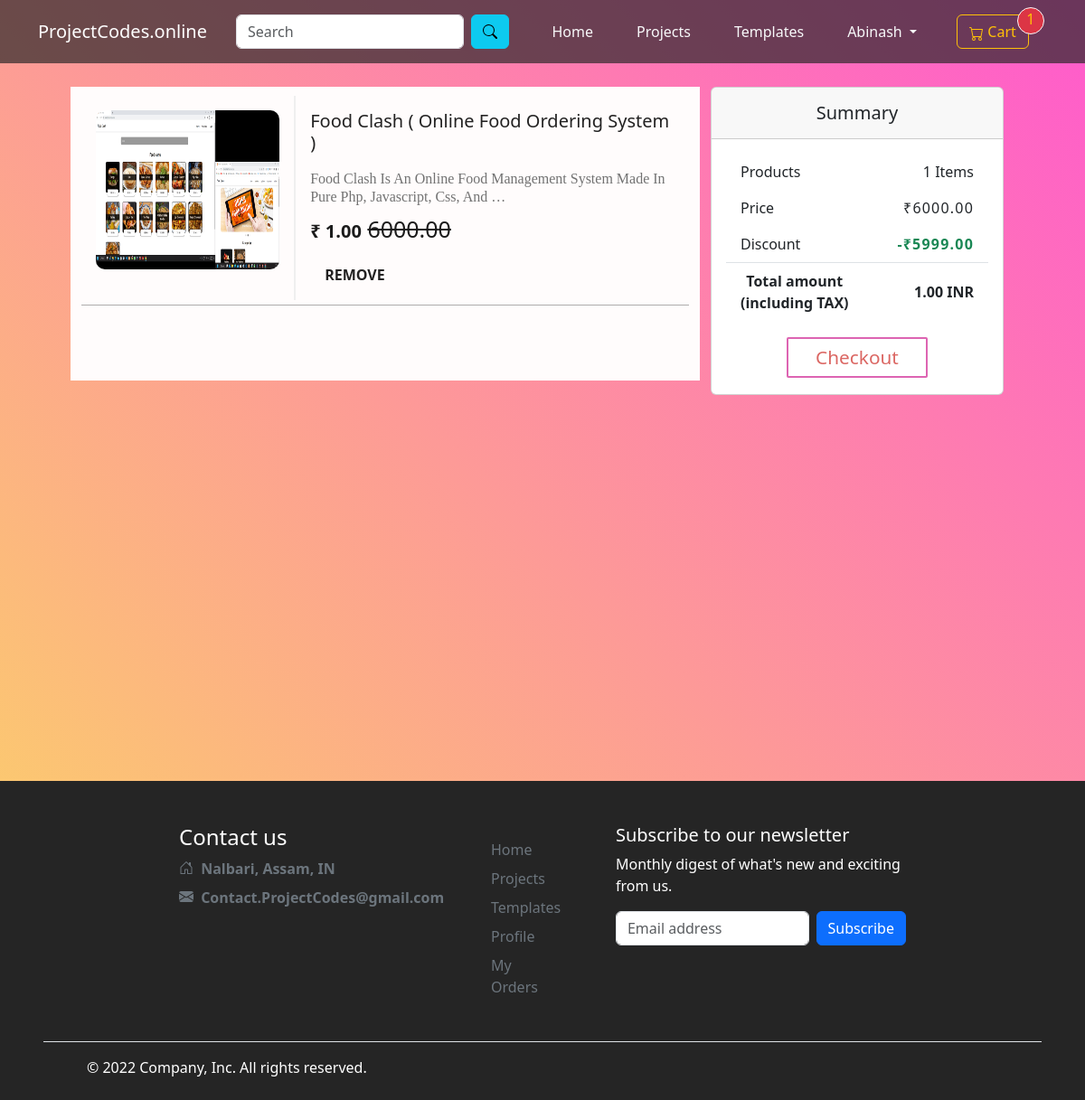
/cart/ (signed in), run on the app's committed database.
### user/models.py (models this page shows, shortened)
class Cart(models.Model):
    cart_id= models.BigAutoField(primary_key=True)
    project= models.ForeignKey(Project, on_delete=models.CASCADE)
    user_id= models.IntegerField()

class Project(models.Model):
    CATEGORY=(
        ('Project', 'Project'),
        ('Template', 'Template'),
    )
    SUB_CATEGORY=(
        ('Web Development', (
                ('Front-end Development', 'Front-end Development'),
                ('Backend', 'Backend'),
                ('Full-Stack', 'Full-Stack'),
            )
        ),
        ('Android Development', (
                ('Java', 'Java'),
                ('kotlin', 'Kotlin'),
            )
        ),
        ('Cyber Security', 'Cyber Security'),
        ('Others', (
                ('C','C'),
                ('C++','C++'),
                ('Python','Python')
            )
        ),
    )
    proj_id = models.BigAutoField(primary_key=True)
    title = models.CharField(max_length=100)
    short_Desc = models.CharField(max_length=500, blank=True)
    project_file=  models.FileField(null=True,blank=True, upload_to="projectFile/")
    full_Desc= models.TextField(blank=True)
    category = models.CharField(max_length=100, choices=CATEGORY)
    sub_category = models.CharField(max_length=100, choices=SUB_CATEGORY)
    used_language= models.CharField(max_length=500, null=True, blank=True)
    created_by= models.CharField(max_length=100, null=True, blank=True, default="Team Members")
    price= models.FloatField( blank=True, null=True)
    discounted_price = models.FloatField( blank=True , null=True)
    free = models.BooleanField(default=False)
    publish_date = models.DateTimeField(auto_now_add=True)
    last_modified_date = models.DateTimeField(auto_now=True)
    default_image= models.ImageField(null=True,blank=True, upload_to="Project_Image/")
    sourcecode_link= models.CharField(max_length=500,null=True, blank=True)

### user/views.py (the view)
# urls.py: path('cart/', views.cart, name="cart"),
def cart(request):
    if request.user.is_authenticated:
        user_id = request.user.id
        cart = Cart.objects.filter(user_id=user_id).order_by('-cart_id')
        total_original_price = 0
        total_descounted_price = 0
        for i in cart:
            total_original_price += i.project.price
            if i.project.free:
                price = 0
            elif i.project.discounted_price:
                price = i.project.discounted_price
            else:
                price = i.project.price
            total_descounted_price += price
        discount = total_original_price-total_descounted_price
        params = {"cart": cart, "cartCount": cartCount(
            user_id), "total_original_price": total_original_price, "total_descounted_price": total_descounted_price, "discount": discount}
        return render(request, "user/cart.html", params)
    else:
        return redirect('/')

### user/views.py (called while the page is built)
def cartCount(user_id):
    cart = Cart.objects.filter(user_id=user_id)
    cart = cart.count()
    return cart

### templates/user/cart.html (shortened to what this page needs)
{% extends 'user/basic.html' %}
{%load static %}
{%block csslink%}
<link rel="stylesheet" type="text/css" href="{% static 'user/css/project-cards-cart.css'%}" />
<link rel="stylesheet" type="text/css" href="{% static 'user/css/cart.css'%}" />
{%endblock%}
{%block body%}
<div class="cartContainer">
  <div class="row ">
    <div class="col-8 cartItems ">
      {% if cart %}
        {% for i in cart %}
        <div class="card-pro">
          <div class="photo">
            <a href="/projects/{{i.project.proj_id}}"><img src="/media/{{i.project.default_image}}"
                style="width: 100%; height: 100%; border-radius: 10px; cursor:pointer;"></a>
          </div>
          <div class="description">
            <div>
              <div id="titleDiv">
                <h5><a href="/projects/{{i.project.proj_id}}">{{i.project.title}} {% if i.project.short_Desc %}<span> ( {{i.project.short_Desc}} )</span>{% endif %}</a></h5>
              </div>
              <p>{{i.project.full_Desc|title | truncatewords:15}}</p>
              <h1 class="mb-4 p-0">
                {% if i.project.free %}
                <span class="fw-semibold fs-5">Free</span>
                <span class="text-decoration-line-through"> {{i.project.price}}0</span>
                <input type="hidden" id="price" value="0" />
                {% elif i.project.discounted_price %}
                <span class="fw-semibold fs-5">₹ {{i.project.discounted_price}}0</span>
                <span class="text-decoration-line-through"> {{i.project.price}}0</span>
                {%else%}
                <span class="fw-semibold fs-5"> ₹ {{i.project.price}}0</span>
                <input type="hidden" id="price" value="{{i.price}}" />
                {%endif%}
              </h1>
            </div>
            <div class="card-footer mx-3">
              <a class="fw-semibold removeItemBtn" data-bs-toggle="modal" data-bs-target="#removeItemModal{{i.cart_id}}" id="removeItemBtn{{i.cart_id}}">REMOVE</a>
            </div>
          </div>
        </div>
        {% endfor %}
      {% else %}
        <div class="emptyCartDiv">
          <h5>Your cart is empty!☹</h5>
          <p>Explore our wide collection of projects and find something you need😀</p>
          <a href="/projects/" class="btn btn-outline-dark">Find projects</a>
        </div>
      {% endif %}
    </div>
    <div class="col-4 ordSummary" style="">
      <div class="card mb-2 text-center">
        <div class="card-header py-3">
          <h5 class="mb-0">Summary</h5>
        </div>
        <div class="card-body">
          <ul class="list-group list-group-flush">
            <li class="list-group-item d-flex justify-content-between align-items-center border-0 py-2">
              Products
              <span style="letter-spacing: ;">{{cartCount}} Items</span>
            </li>
            <li class="list-group-item d-flex justify-content-between align-items-center border-0 py-2">
              Price
              <span style="letter-spacing: 1.2px;">₹{{total_original_price}}0</span>
            </li>
            <li class="list-group-item d-flex justify-content-between align-items-center py-2">
              Discount
              <span class="text-success fw-semibold" style="letter-spacing: 1.2px;">-₹{{discount}}0</span>
            </li>
            <li class="list-group-item d-flex justify-content-between align-items-center border-0 py-2 mb-3 ">
              <div>
                <strong>Total amount</strong>
                <strong>
                  <p class="mb-0">(including TAX)</p>
                </strong>
              </div>
              <span  id="total_descounted_price"><strong>{{total_descounted_price}}0 INR</strong></span>
            </li>
          </ul>
          {% if not cartCount is 0 %}
            <button type="button" class="btnDesign2 btn-block checkout">
            Checkout
            </button>
          {% endif %}
        </div>
      </div>
    </div>
  </div>
</div>
{%endblock body%}

### templates/user/basic.html (shortened to what this page needs)
{%load static%}
<html lang="en">
<head>
  <link rel="stylesheet" href="https://cdn.jsdelivr.net/npm/bootstrap@5.3.0-alpha1/dist/css/bootstrap.min.css" />
  <link rel="stylesheet" href="https://cdnjs.cloudflare.com/ajax/libs/font-awesome/6.3.0/css/all.min.css" />
  <link rel="stylesheet" href="{% static 'user/css/commonStyle.css'%}" />
  {% block csslink %}
  {% endblock csslink %}
</head>
<body id="body">
  <nav class="navbar navbar-expand-lg navbar-dark fixed-top w-100" style="background-color: rgba(37, 37, 37, 0.678); margin-bottom: 5px">
    <div class="container d-flex">
      <a class="navbar-brand" href="/">ProjectCodes.online</a>
      <div class="offcanvas offcanvas-end text-bg-dark" tabindex="-1" id="offcanvasNavbar" aria-labelledby="offcanvasNavbarLabel" style="width: 70%">
        <div class="offcanvas-body justify-content-end">
          <form class="d-flex m-2" role="search" method="get" action="/search" id="srcForm">
            <input class="form-control mx-2" type="search" placeholder="Search" aria-label="Search" name="src_query"
              required />
            <button class="btn btn-info me-3" type="submit">
            </button>
          </form>
          <ul class="navbar-nav mb-lg-0">
            <li class="nav-item mx-3">
              <a class="nav-link text-light itemLink" aria-current="page" href="/">Home</a>
            </li>
            <li class="nav-item mx-3">
              <a class="nav-link text-light itemLink" href="/projects">Projects</a>
            </li>
            <li class="nav-item mx-3">
              <a class="nav-link text-light itemLink" href="/templates/">Templates</a>
            </li>
            {% if request.user.is_authenticated%}
            <li class="nav-item dropdown itemLink mx-3">
              <a class="nav-link text-light dropdown-toggle" href="#" role="button" data-bs-toggle="dropdown"
                aria-expanded="false">
                {{request.user.first_name}}
              </a>
            </li>
            {%endif%}
          </ul>
          <div class="btnDiv mx-3 my-auto">
            {% if request.user.is_authenticated%}
            <a href="/cart" class="btn btn-outline-warning m-1" style="width: 5rem;">
              Cart<span class="position-absolute translate-middle bg-danger border border-light rounded-circle ms-3"
                style="width: 30px; height: 30px; object-fit: fill">
                <span id="cartCount">{{cartCount}}</span>
              </span>
            </a>
            {%else%}
            <a href="/login" class="btn btn-outline-info ">Login</a>
            {%endif%}
          </div>
        </div>
      </div>
    </div>
  </nav>
  <section class="mar-top">
    {%block body%}
    {%endblock body%}
  </section>
  <div class=" text-white mt-5" style="background: #252525;">
    <footer class="" >
      <div class="row w-75 mx-auto">
        <div class="col-6 col-md-5 mb-3">
          <h4>Contact us</h4>
          <ul class="nav flex-column">
            <li class="nav-item mb-2 text-secondary fw-bold">
              Nalbari, Assam, IN</li>
              <li class="nav-item mb-2 text-secondary fw-bold text-break">
              <a href="https://mail.google.com/mail/u/0/?#inbox?compose=CllgCJlGVVzdmnxJngqsXSXdZgwDBjRlcQDfXxBnGGxgDWGGGNPKBjhjcvfLVvsPQBbxlgZrgbV" target="_blank" class="text-secondary ">Contact.ProjectCodes@gmail.com</a>
              </li>
          </ul>
        </div>
        <div class=" col-md-1 mb-3">
          <ul class="nav flex-column">
            <li class="nav-item my-2"><a href="/" class="nav-link p-0 text-secondary">Home</a></li>
            <li class="nav-item mb-2"><a href="/projects" class="nav-link p-0 text-secondary">Projects</a></li>
            <li class="nav-item mb-2"><a href="/templates" class="nav-link p-0 text-secondary">Templates</a></li>
            {% if request.user.is_authenticated %}
            <li class="nav-item mb-2"><a href="/profile" class="nav-link p-0 text-secondary">Profile</a></li>
            <li class="nav-item mb-2"><a href="/order" class="nav-link p-0 text-secondary">My Orders</a></li>
            {% endif %}
          </ul>
        </div>
        <div class="col-md-5 offset-md-1 mb-3">
          <form action="">
            <h5>Subscribe to our newsletter</h5>
            <p>Monthly digest of what's new and exciting from us.</p>
            <div class="d-flex flex-column flex-sm-row w-100 gap-2">
              <input id="newsletter1" type="email" class="form-control" placeholder="Email address" required>
              <button class="btn btn-primary" type="submit">Subscribe</button>
            </div>
          </form>
        </div>
      </div>
      <div class="d-flex flex-column flex-sm-row justify-content-between p-5 mt-4 pt-3 pb-2 border-top btmfooter">
        <p>&copy; 2022 Company, Inc. All rights reserved.</p>
      </div>
    </footer>
  </div>
</body>
</html>

### static/user/css/commonStyle.css (style rules this page uses)
:root { --dk-gray-100: #F3F4F6; --dk-gray-200: #E5E7EB; --dk-gray-300: #D1D5DB; --dk-gray-400: #9CA3AF; --dk-gray-500: #6B7280; --dk-gray-600: #4B5563; --dk-gray-700: #374151; --dk-gray-800: #1F2937; --dk-gray-900: #111827; --dk-dark-bg: #313348; --dk-darker-bg: #2a2b3d; --navbar-bg-color: #6f6486; --sidebar-bg-color: #252636; --sidebar-width: 250px; }
* { margin: 0; padding: 0; box-sizing: border-box; }
body { background: linear-gradient(45deg, #fbda61, #ff5acd); scroll-behavior: smooth; }
a { text-decoration: none; color:rgb(35, 34, 34); }
.itemLink { width: fit-content; text-decoration: none; }
.mar-top { margin-top: 12vh; min-height: 90vh; }
.btnDesign2 { padding: 5px 30px; margin: 2px; font-size: 1.3rem; border-radius: 2px; font-weight: 500; border: 2px solid #cb148ba8; color: #c81812a8; background-color:white; transition: .3s ease-in-out; }

### static/user/css/project-cards-cart.css (style rules this page uses)
.cartItems { background-color: #fffcfc; }
.card-pro { position: relative; display: flex; margin: 5px 0; padding: 5px 0; height: auto; border-bottom: 1px solid rgba(137, 135, 135, 0.683); }
.card-pro .photo { padding: 1rem; width: 35%; height: 13rem; text-align: center; float: left; }
.card-pro .photo img { max-height: 240px; }
.card-pro .description { padding: 1rem; float: left; width: 65%; border-left: 2px solid #efefef; display: flex; flex-direction: column; justify-content: space-between; }
.card-pro .description h1 { color: #1c1c1c; font-weight: 300; padding-top: 15px; margin: 0; font-size: 25px; font-weight: 300; }
.card-pro .description p { font-size: 16px; line-height: 20px; color: #727272; padding: 10px 0; margin: 0; font-family: 'Times New Roman', Times, serif; }
.card-pro .description .card-footer { justify-self: flex-end; }

### data on the page
Cart: project.default_image (picture), project "Food Clash", project.short_Desc "Online Food Ordering System", project.full_Desc "Food Clash Is An Online Food Management System Made In Pure Php, Javascript, Css, And …", project.discounted_price "1.0", project.price "6000.0"

### other printed values
{{ request.user.first_name }} "Abinash"
{{ cartCount }} "1"
{{ total_original_price }} "6000.0"
{{ discount }} "5999.0"
{{ total_descounted_price }} "1.0"
